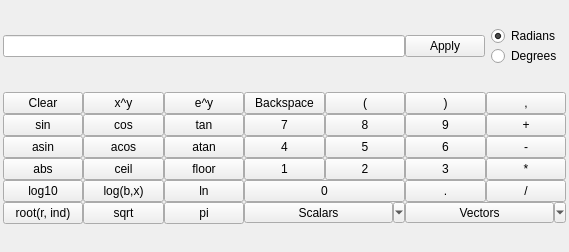
<?xml version="1.0" encoding="UTF-8"?>
<ui version="4.0">
 <class>CalculatorWidget</class>
 <widget class="QWidget" name="CalculatorWidget">
  <property name="geometry">
   <rect>
    <x>0</x>
    <y>0</y>
    <width>569</width>
    <height>252</height>
   </rect>
  </property>
  <property name="windowTitle">
   <string>Form</string>
  </property>
  <layout class="QGridLayout" name="gridLayout" rowstretch="0,0,0">
   <property name="leftMargin">
    <number>3</number>
   </property>
   <property name="topMargin">
    <number>3</number>
   </property>
   <property name="rightMargin">
    <number>3</number>
   </property>
   <property name="bottomMargin">
    <number>3</number>
   </property>
   <property name="horizontalSpacing">
    <number>6</number>
   </property>
   <property name="verticalSpacing">
    <number>3</number>
   </property>
   <item row="1" column="6">
    <layout class="QVBoxLayout" name="verticalLayout">
     <item>
      <widget class="QRadioButton" name="radiansBtn">
       <property name="text">
        <string>Radians</string>
       </property>
       <property name="checked">
        <bool>true</bool>
       </property>
      </widget>
     </item>
     <item>
      <widget class="QRadioButton" name="degreesBtn">
       <property name="text">
        <string>Degrees</string>
       </property>
      </widget>
     </item>
    </layout>
   </item>
   <item row="1" column="0" colspan="6">
    <layout class="QHBoxLayout" name="horizontalLayout_2">
     <property name="leftMargin">
      <number>0</number>
     </property>
     <property name="topMargin">
      <number>0</number>
     </property>
     <item>
      <widget class="QLineEdit" name="equation">
       <property name="readOnly">
        <bool>false</bool>
       </property>
      </widget>
     </item>
     <item>
      <widget class="QPushButton" name="applyChangesBtn">
       <property name="text">
        <string>Apply</string>
       </property>
      </widget>
     </item>
    </layout>
   </item>
   <item row="2" column="0" colspan="7">
    <layout class="QGridLayout" name="gridLayout_2">
     <item row="2" column="8">
      <widget class="QPushButton" name="addBtn">
       <property name="text">
        <string>+</string>
       </property>
      </widget>
     </item>
     <item row="5" column="8">
      <widget class="QPushButton" name="divideBtn">
       <property name="text">
        <string>/</string>
       </property>
      </widget>
     </item>
     <item row="4" column="8">
      <widget class="QPushButton" name="multiplyBtn">
       <property name="text">
        <string>*</string>
       </property>
      </widget>
     </item>
     <item row="4" column="4">
      <widget class="QPushButton" name="floorBtn">
       <property name="text">
        <string>floor</string>
       </property>
      </widget>
     </item>
     <item row="3" column="8">
      <widget class="QPushButton" name="subtractBtn">
       <property name="text">
        <string>-</string>
       </property>
      </widget>
     </item>
     <item row="4" column="3">
      <widget class="QPushButton" name="ceilBtn">
       <property name="text">
        <string>ceil</string>
       </property>
      </widget>
     </item>
     <item row="2" column="3">
      <widget class="QPushButton" name="cosBtn">
       <property name="text">
        <string>cos</string>
       </property>
      </widget>
     </item>
     <item row="2" column="4">
      <widget class="QPushButton" name="tanBtn">
       <property name="text">
        <string>tan</string>
       </property>
      </widget>
     </item>
     <item row="3" column="3">
      <widget class="QPushButton" name="acosBtn">
       <property name="text">
        <string>acos</string>
       </property>
      </widget>
     </item>
     <item row="2" column="2">
      <widget class="QPushButton" name="sinBtn">
       <property name="text">
        <string>sin</string>
       </property>
      </widget>
     </item>
     <item row="3" column="2">
      <widget class="QPushButton" name="asinBtn">
       <property name="text">
        <string>asin</string>
       </property>
      </widget>
     </item>
     <item row="5" column="5" colspan="2">
      <widget class="QPushButton" name="zeroBtn">
       <property name="text">
        <string>0</string>
       </property>
      </widget>
     </item>
     <item row="3" column="4">
      <widget class="QPushButton" name="atanBtn">
       <property name="text">
        <string>atan</string>
       </property>
      </widget>
     </item>
     <item row="3" column="5">
      <widget class="QPushButton" name="fourBtn">
       <property name="text">
        <string>4</string>
       </property>
      </widget>
     </item>
     <item row="3" column="7">
      <widget class="QPushButton" name="sixBtn">
       <property name="text">
        <string>6</string>
       </property>
      </widget>
     </item>
     <item row="2" column="6">
      <widget class="QPushButton" name="eightBtn">
       <property name="text">
        <string>8</string>
       </property>
      </widget>
     </item>
     <item row="5" column="7">
      <widget class="QPushButton" name="decimalBtn">
       <property name="text">
        <string>.</string>
       </property>
      </widget>
     </item>
     <item row="4" column="6">
      <widget class="QPushButton" name="twoBtn">
       <property name="text">
        <string>2</string>
       </property>
      </widget>
     </item>
     <item row="2" column="5">
      <widget class="QPushButton" name="sevenBtn">
       <property name="text">
        <string>7</string>
       </property>
      </widget>
     </item>
     <item row="4" column="7">
      <widget class="QPushButton" name="threeBtn">
       <property name="text">
        <string>3</string>
       </property>
      </widget>
     </item>
     <item row="2" column="7">
      <widget class="QPushButton" name="nineBtn">
       <property name="text">
        <string>9</string>
       </property>
      </widget>
     </item>
     <item row="3" column="6">
      <widget class="QPushButton" name="fiveBtn">
       <property name="text">
        <string>5</string>
       </property>
      </widget>
     </item>
     <item row="4" column="5">
      <widget class="QPushButton" name="oneBtn">
       <property name="text">
        <string>1</string>
       </property>
      </widget>
     </item>
     <item row="5" column="4">
      <widget class="QPushButton" name="lnBtn">
       <property name="text">
        <string>ln</string>
       </property>
      </widget>
     </item>
     <item row="5" column="2">
      <widget class="QPushButton" name="log10Btn">
       <property name="text">
        <string>log10</string>
       </property>
      </widget>
     </item>
     <item row="5" column="3">
      <widget class="QPushButton" name="logBtn">
       <property name="text">
        <string>log(b,x)</string>
       </property>
      </widget>
     </item>
     <item row="6" column="3">
      <widget class="QPushButton" name="sqrtBtn">
       <property name="text">
        <string>sqrt</string>
       </property>
      </widget>
     </item>
     <item row="6" column="5" colspan="2">
      <widget class="QToolButton" name="scalarsBtn">
       <property name="sizePolicy">
        <sizepolicy hsizetype="Minimum" vsizetype="Fixed">
         <horstretch>0</horstretch>
         <verstretch>0</verstretch>
        </sizepolicy>
       </property>
       <property name="focusPolicy">
        <enum>Qt::StrongFocus</enum>
       </property>
       <property name="text">
        <string>Scalars</string>
       </property>
       <property name="popupMode">
        <enum>QToolButton::MenuButtonPopup</enum>
       </property>
      </widget>
     </item>
     <item row="6" column="7" colspan="2">
      <widget class="QToolButton" name="vectorsBtn">
       <property name="sizePolicy">
        <sizepolicy hsizetype="Preferred" vsizetype="Fixed">
         <horstretch>0</horstretch>
         <verstretch>0</verstretch>
        </sizepolicy>
       </property>
       <property name="text">
        <string>Vectors</string>
       </property>
       <property name="popupMode">
        <enum>QToolButton::MenuButtonPopup</enum>
       </property>
      </widget>
     </item>
     <item row="6" column="2">
      <widget class="QPushButton" name="rootBtn">
       <property name="text">
        <string>root(r, ind)</string>
       </property>
      </widget>
     </item>
     <item row="1" column="3">
      <widget class="QPushButton" name="powBtn">
       <property name="text">
        <string>x^y</string>
       </property>
      </widget>
     </item>
     <item row="1" column="2">
      <widget class="QPushButton" name="clearBtn">
       <property name="text">
        <string>Clear</string>
       </property>
      </widget>
     </item>
     <item row="1" column="5">
      <widget class="QPushButton" name="backspaceBtn">
       <property name="text">
        <string>Backspace</string>
       </property>
      </widget>
     </item>
     <item row="1" column="6">
      <widget class="QPushButton" name="leftBraceBtn">
       <property name="text">
        <string>(</string>
       </property>
      </widget>
     </item>
     <item row="1" column="7">
      <widget class="QPushButton" name="rightBraceBtn">
       <property name="text">
        <string>)</string>
       </property>
      </widget>
     </item>
     <item row="1" column="8">
      <widget class="QPushButton" name="commaBtn">
       <property name="text">
        <string>,</string>
       </property>
      </widget>
     </item>
     <item row="4" column="2">
      <widget class="QPushButton" name="absBtn">
       <property name="text">
        <string>abs</string>
       </property>
      </widget>
     </item>
     <item row="1" column="4">
      <widget class="QPushButton" name="expBtn">
       <property name="text">
        <string>e^y</string>
       </property>
      </widget>
     </item>
     <item row="6" column="4">
      <widget class="QPushButton" name="piBtn">
       <property name="text">
        <string>pi</string>
       </property>
      </widget>
     </item>
    </layout>
   </item>
  </layout>
 </widget>
 <resources/>
 <connections/>
</ui>
